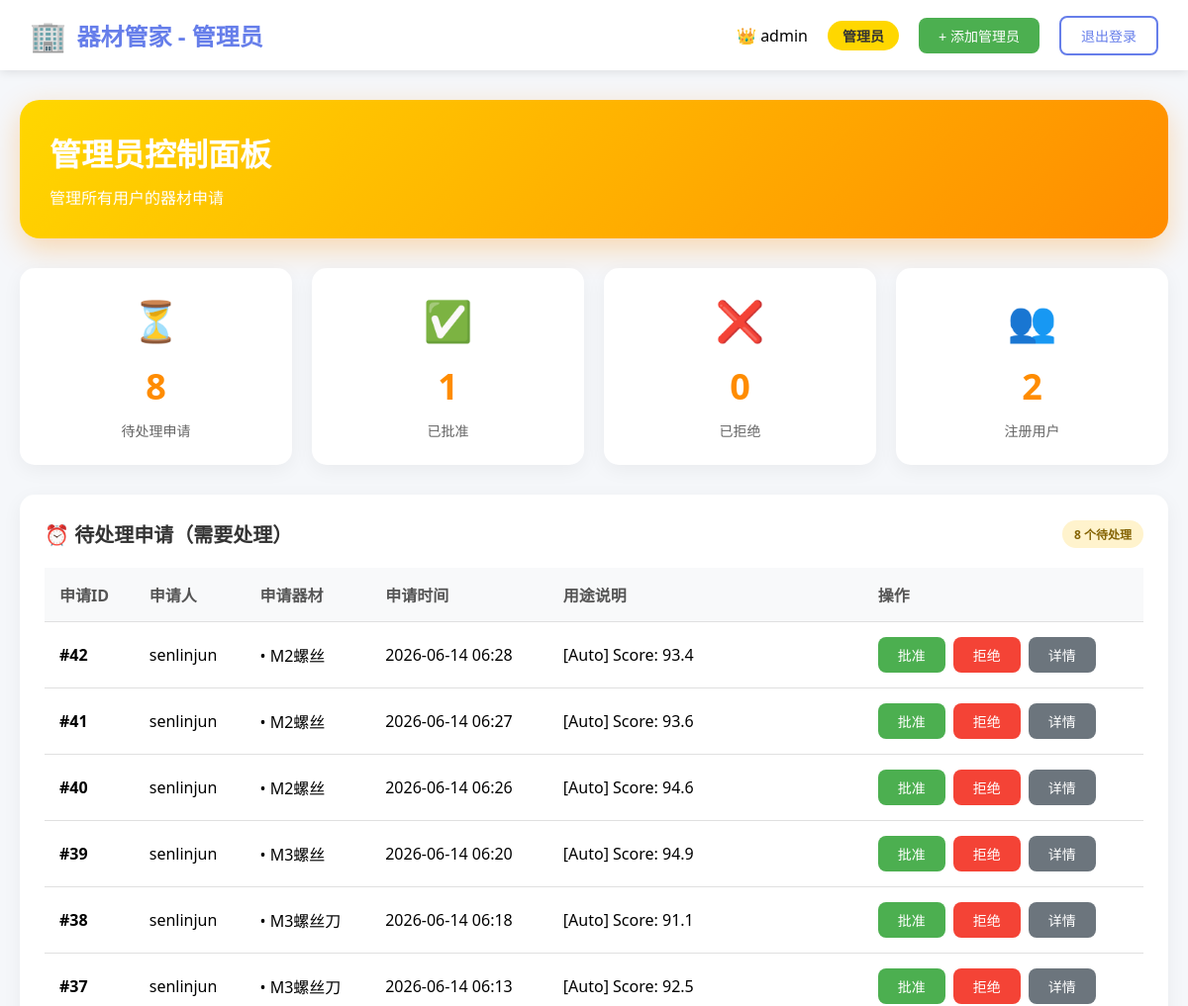
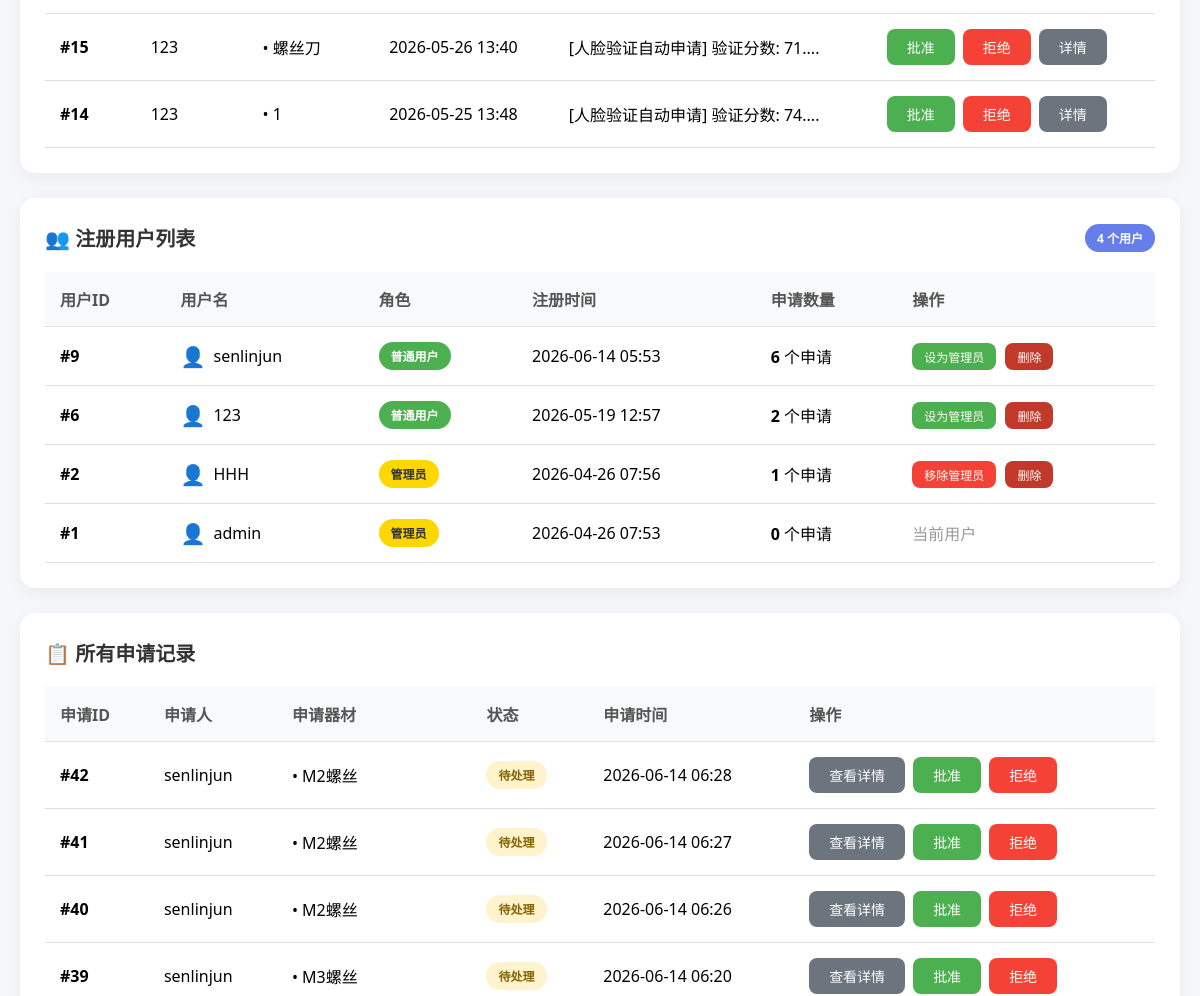
Page /admin (signed in, upper part) on the earlier database version (2 pictures, top to bottom).
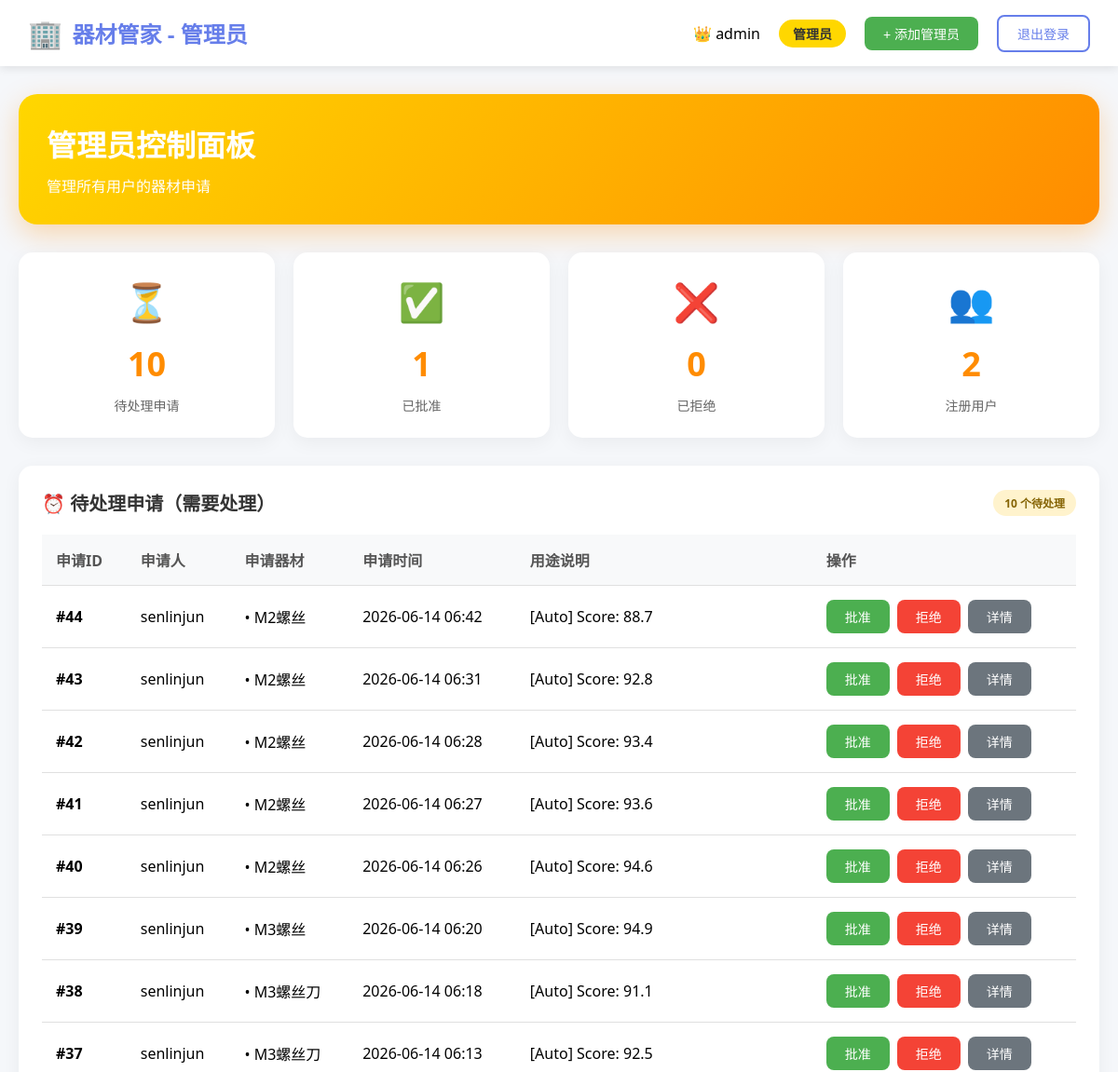
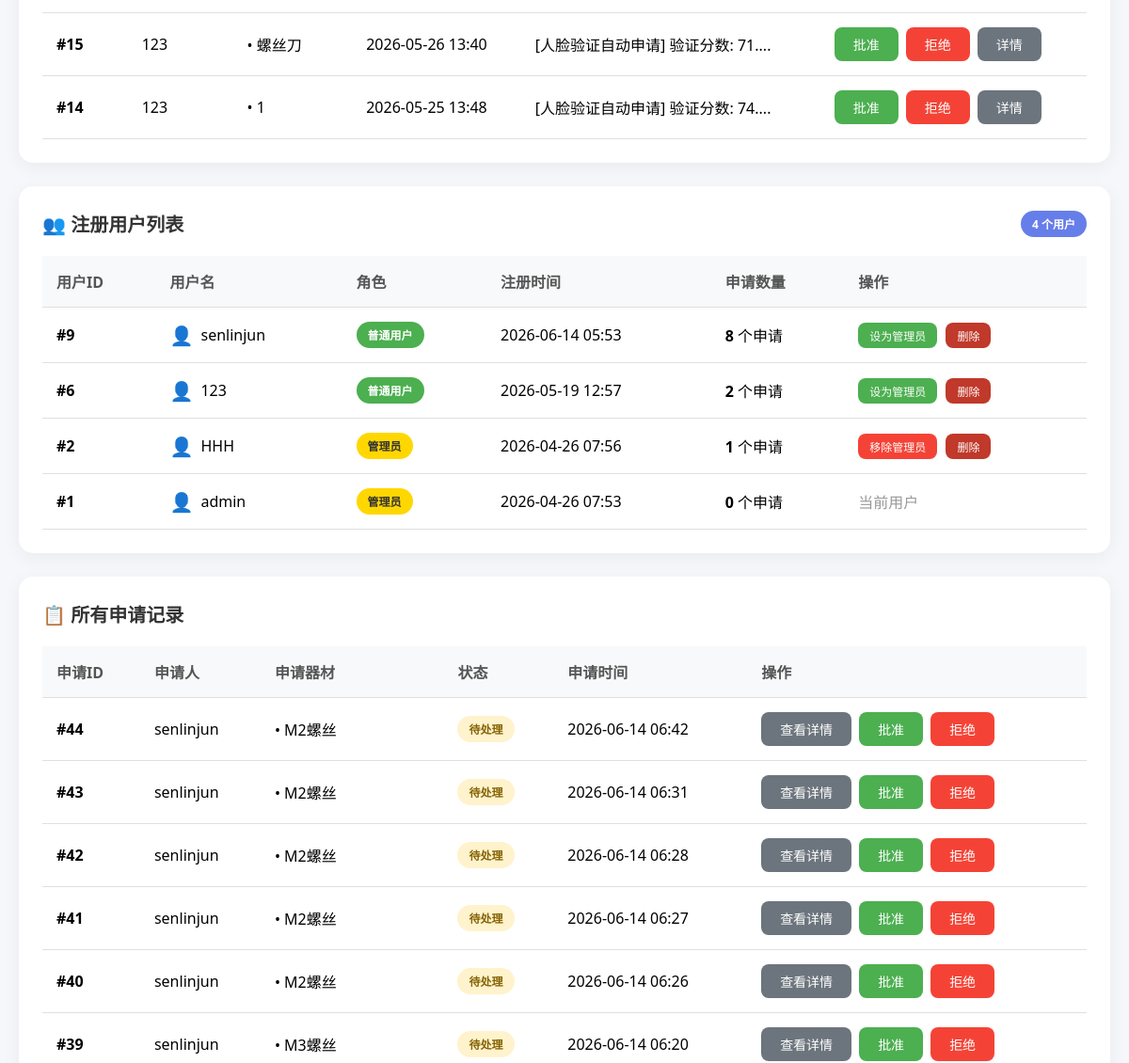
Same page on the later database version (2 pictures, top to bottom).
### tables this page shows
CREATE TABLE applications (
            id INTEGER PRIMARY KEY AUTOINCREMENT,
            user_id INTEGER NOT NULL,
            equipment_name TEXT NOT NULL,
            quantity TEXT,
            photos TEXT,
            purpose TEXT NOT NULL,
            expected_date DATE,
            status TEXT DEFAULT 'pending',
            reject_reason TEXT,
            created_at TIMESTAMP DEFAULT CURRENT_TIMESTAMP, cabinet_id INTEGER,
            FOREIGN KEY (user_id) REFERENCES users (id)
        );

CREATE TABLE users (
            id INTEGER PRIMARY KEY AUTOINCREMENT,
            username TEXT UNIQUE NOT NULL,
            password TEXT NOT NULL,
            role TEXT DEFAULT 'user',
            created_at TIMESTAMP DEFAULT CURRENT_TIMESTAMP
        );

### start.py (the view)
@app.route('/admin')
def admin_panel():
    if 'user_id' not in session or session.get('role') != 'admin':
        return redirect(url_for('login_page'))
    conn = get_db()
    applications = conn.execute('''
        SELECT a.*, u.username
        FROM applications a
        JOIN users u ON a.user_id = u.id
        ORDER BY
            CASE a.status
                WHEN 'pending' THEN 1
                WHEN 'approved' THEN 2
                ELSE 3
            END,
            a.created_at DESC
    ''').fetchall()
    pending_count = sum(1 for app in applications if app['status'] == 'pending')
    approved_count = sum(1 for app in applications if app['status'] == 'approved')
    rejected_count = sum(1 for app in applications if app['status'] == 'rejected')
    user_count = conn.execute("SELECT COUNT(*) FROM users WHERE role = 'user'").fetchone()[0]
    users = conn.execute('''
        SELECT
            u.id,
            u.username,
            u.role,
            u.created_at,
            COUNT(a.id) as application_count
        FROM users u
        LEFT JOIN applications a ON u.id = a.user_id
        GROUP BY u.id
        ORDER BY u.created_at DESC
    ''').fetchall()
    cabinets = conn.execute('''
        SELECT c.*, GROUP_CONCAT(cc.component_name, ', ') as components
        FROM cabinets c
        LEFT JOIN cabinet_components cc ON c.id = cc.cabinet_id
        GROUP BY c.id
        ORDER BY c.cabinet_number
    ''').fetchall()
    conn.close()
    applications_list = [dict(app) for app in applications]
    cabinets_list = [dict(c) for c in cabinets]
    return render_template('admin.html',
                         applications=applications,
                         applications_json=json.dumps(applications_list),
                         cabinets=cabinets,
                         cabinets_json=json.dumps(cabinets_list),
                         pending_count=pending_count,
                         approved_count=approved_count,
                         rejected_count=rejected_count,
                         user_count=user_count,
                         users=users)

### start.py (called while the page is built)
def get_db():
    conn = sqlite3.connect(DATABASE)
    conn.row_factory = sqlite3.Row
    return conn

### templates/admin.html (shortened to what the changed rows need)
<!DOCTYPE html>
<html lang="zh">
<head>
</head>
<body>
    <div class="navbar">
        <div class="logo">
            <h2>器材管家 - 管理员</h2>
        </div>
    </div>
    <div class="container">
        <div class="welcome-card">
            <h1>管理员控制面板</h1>
        </div>
        <div class="stats-grid">
            <div class="stat-card">
                <div class="stat-icon">⏳</div>
                <div class="stat-number">{{ pending_count }}</div>
                <div class="stat-label">待处理申请</div>
            </div>
        </div>
        <div class="card">
            <div class="card-header">
                <h3>⏰ 待处理申请（需要处理）</h3>
                <span class="status-badge status-pending">{{ pending_count }} 个待处理</span>
            </div>
            <div class="table-container">
                {% set pending_apps = applications | selectattr('status', 'equalto', 'pending') | list %}
                {% if pending_apps %}
                <table>
                    <thead>
                        <tr>
                            <th>申请ID</th>
                            <th>申请人</th>
                            <th>申请器材</th>
                            <th>申请时间</th>
                            <th>用途说明</th>
                            <th>操作</th>
                        </tr>
                    </thead>
                    <tbody>
                        {% for app in pending_apps %}
                        <tr>
                            <td><strong>#{{ app.id }}</strong></td>
                            <td>{{ app.username }}</td>
                            <td>
                                {% set equipment_list = app.equipment_name.split('|||') if app.equipment_name else [] %}
                                {% for eq in equipment_list[:2] %}
                                <div>• {{ eq }}</div>
                                {% endfor %}
                            </td>
                            <td>{{ app.created_at[:16] }}</td>
                            <td>{{ app.purpose[:20] + '...' if app.purpose and app.purpose|length > 20 else app.purpose }}</td>
                            <td>
                                <div class="action-buttons">
                                    <form method="POST" action="/approve/{{ app.id }}" style="display: inline;">
                                        <button type="submit" class="btn btn-success" onclick="return confirm('确认批准申请 #{{ app.id }} 吗？')">
                                            批准
                                        </button>
                                    </form>
                                    <button class="btn btn-danger" onclick="showRejectModal({{ app.id }})">
                                        拒绝
                                    </button>
                                    <button class="btn btn-secondary" onclick="showDetail({{ app.id }})">
                                        详情
                                    </button>
                                </div>
                            </td>
                        </tr>
                        {% endfor %}
                    </tbody>
                </table>
                {% else %}
                <div class="empty-state">
                    <div class="icon">✅</div>
                    <p>暂无待处理申请</p>
                </div>
                {% endif %}
            </div>
        </div>
        <div class="card">
            <div class="table-container">
                {% if users %}
                <table>
                    <thead>
                        <tr>
                            <th>用户ID</th>
                            <th>用户名</th>
                            <th>角色</th>
                            <th>注册时间</th>
                            <th>申请数量</th>
                            <th>操作</th>
                        </tr>
                    </thead>
                    <tbody>
                        {% for user in users %}
                        <tr>
                            <td><strong>#{{ user.id }}</strong></td>
                            <td>
                                <span style="display: flex; align-items: center; gap: 8px;">
                                    <span style="font-size: 20px;">👤</span>
                                    {{ user.username }}
                                </span>
                            </td>
                            <td>
                                <span class="status-badge" style="{% if user.role == 'admin' %}background: #ffd700; color: #333;{% else %}background: #4CAF50; color: white;{% endif %}">
                                    {{ '管理员' if user.role == 'admin' else '普通用户' }}
                                </span>
                            </td>
                            <td>{{ user.created_at[:16] if user.created_at else '未知' }}</td>
                            <td>
                                <strong>{{ user.application_count }}</strong> 个申请
                            </td>
                                                        <td>
                                {% if user.role == 'admin' and user.id != session.user_id %}
                                <form method="POST" action="/remove_admin/{{ user.id }}" style="display: inline;" onsubmit="return confirm('确定要移除 {{ user.username }} 的管理员权限吗？');">
                                    <button type="submit" class="btn btn-danger" style="padding: 5px 12px; font-size: 12px;">移除管理员</button>
                                </form>
                                <form method="POST" action="/delete_user/{{ user.id }}" style="display: inline; margin-left: 5px;" onsubmit="return confirm('确定要删除用户 {{ user.username }} 吗？此操作不可恢复！');">
                                    <button type="submit" class="btn btn-danger" style="padding: 5px 12px; font-size: 12px; background: #c0392b;">删除</button>
                                </form>
                                {% elif user.role == 'user' %}
                                <form method="POST" action="/make_admin/{{ user.id }}" style="display: inline;" onsubmit="return confirm('确定要将 {{ user.username }} 设为管理员吗？');">
                                    <button type="submit" class="btn btn-success" style="padding: 5px 12px; font-size: 12px;">设为管理员</button>
                                </form>
                                <form method="POST" action="/delete_user/{{ user.id }}" style="display: inline; margin-left: 5px;" onsubmit="return confirm('确定要删除用户 {{ user.username }} 吗？此操作不可恢复！');">
                                    <button type="submit" class="btn btn-danger" style="padding: 5px 12px; font-size: 12px; background: #c0392b;">删除</button>
                                </form>
                                {% else %}
                                <span style="color: #999;">当前用户</span>
                                {% endif %}
                            </td>
                        </tr>
                        {% endfor %}
                    </tbody>
                </table>
                {% else %}
                <div class="empty-state">
                    <div class="icon">👥</div>
                    <p>暂无注册用户</p>
                </div>
                {% endif %}
            </div>
        </div>
        <div class="card">
            <div class="table-container">
                {% if applications %}
                <table>
                    <thead>
                        <tr>
                            <th>申请ID</th>
                            <th>申请人</th>
                            <th>申请器材</th>
                            <th>状态</th>
                            <th>申请时间</th>
                            <th>操作</th>
                        </tr>
                    </thead>
                    <tbody>
                        {% for app in applications %}
                        <tr>
                            <td><strong>#{{ app.id }}</strong></td>
                            <td>{{ app.username }}</td>
                            <td>
                                {% set equipment_list = app.equipment_name.split('|||') if app.equipment_name else [] %}
                                {% for eq in equipment_list[:2] %}
                                <div>• {{ eq }}</div>
                                {% endfor %}
                            </td>
                            <td>
                                <span class="status-badge status-{{ app.status }}">
                                    {% if app.status == 'pending' %}
                                        待处理
                                    {% elif app.status == 'approved' %}
                                        已批准
                                    {% elif app.status == 'rejected' %}
                                        已拒绝
                                    {% else %}
                                        {{ app.status }}
                                    {% endif %}
                                </span>
                            </td>
                            <td>{{ app.created_at[:16] }}</td>
                            <td>
                                <div class="action-buttons">
                                    <button class="btn btn-secondary" onclick="showDetail({{ app.id }})">
                                        查看详情
                                    </button>
                                    {% if app.status == 'pending' %}
                                    <form method="POST" action="/approve/{{ app.id }}" style="display: inline;">
                                        <button type="submit" class="btn btn-success">批准</button>
                                    </form>
                                    <button class="btn btn-danger" onclick="showRejectModal({{ app.id }})">
                                        拒绝
                                    </button>
                                    {% endif %}
                                </div>
                            </td>
                        </tr>
                        {% endfor %}
                    </tbody>
                </table>
                {% else %}
                <div class="empty-state">
                    <div class="icon">📭</div>
                    <p>暂无申请记录</p>
                </div>
                {% endif %}
            </div>
        </div>
    </div>
</body>
</html>

Differences in the rows shown:
added applications: id "44", username "senlinjun", equipment_name "M2螺丝", created_at "2026-06-14 06:42", purpose "[Auto] Score: 88.7", status "待处理"
added applications: id "43", username "senlinjun", equipment_name "M2螺丝", created_at "2026-06-14 06:31", purpose "[Auto] Score: 92.8", status "待处理"
computed for users "senlinjun": application_count "6" → "8"
Other differences:
{{ pending_count }}: "8" → "10"
